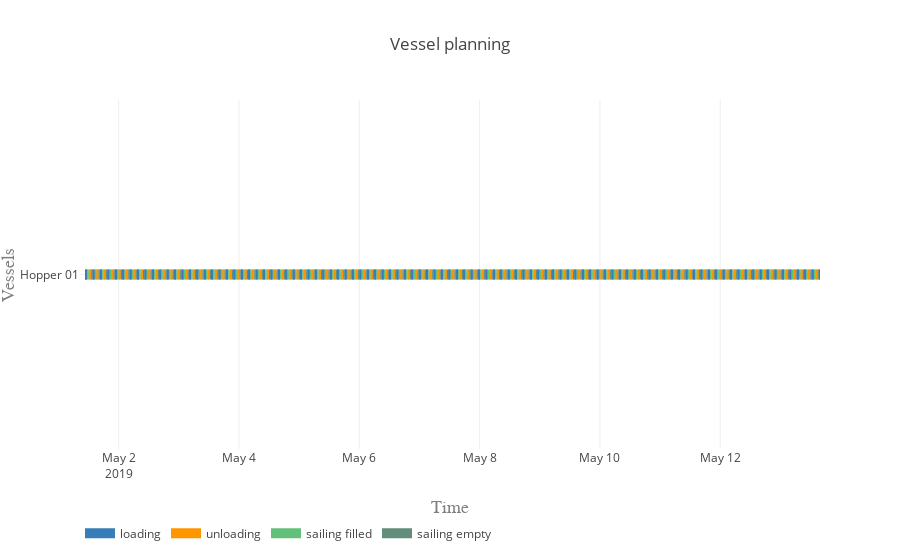

Here is the notebook cell this chart was saved with:
### Markdown cell above
#### Vessel planning

### Code cell
vessels = [hopper]

activities = ['loading', 'unloading', 'sailing filled', 'sailing empty']
colors = {0:'rgb(55,126,184)', 1:'rgb(255,150,0)', 2:'rgb(98, 192, 122)', 3:'rgb(98, 141, 122)'}

plot.vessel_planning(vessels, activities, colors)

### Figure 1 — Plotly figure (JSON) as saved in the notebook; plotly's stock layout.template omitted (floating-point values rounded to 4 significant figures; data arrays with more than 128 entries replaced by an {"elided": "..."} marker saying what was removed)
{"data": [{"connectgaps": false, "hoverinfo": "y+name", "line": {"color": "rgb(55,126,184)", "width": 10}, "mode": "lines", "name": "loading", "type": "scatter", "uid": "9529a85a-ddc6-487a-a079-4ce5a5e05adf", "x": {"elided": "1000 str values"}, "y": {"elided": "1000 str values"}}, {"connectgaps": false, "hoverinfo": "y+name", "line": {"color": "rgb(255,150,0)", "width": 10}, "mode": "lines", "name": "unloading", "type": "scatter", "uid": "95feb5f6-ec0d-49c5-ac65-84efb6bb06aa", "x": {"elided": "1000 str values"}, "y": {"elided": "1000 str values"}}, {"connectgaps": false, "hoverinfo": "y+name", "line": {"color": "rgb(98, 192, 122)", "width": 10}, "mode": "lines", "name": "sailing filled", "type": "scatter", "uid": "df21a515-b6a1-44b9-b322-4e0c4a155b4d", "x": {"elided": "500 str values"}, "y": {"elided": "500 str values"}}, {"connectgaps": false, "hoverinfo": "y+name", "line": {"color": "rgb(98, 141, 122)", "width": 10}, "mode": "lines", "name": "sailing empty", "type": "scatter", "uid": "6fbce5fe-626c-4075-81ac-9aa371d6002c", "x": {"elided": "495 str values"}, "y": {"elided": "495 str values"}}], "layout": {"hovermode": "closest", "legend": {"orientation": "h", "x": 0, "y": -0.2}, "title": "Vessel planning", "xaxis": {"range": ["2019-05-01 08:34:29", "2019-05-13 15:48:51.511561"], "title": "Time", "titlefont": {"color": "#7f7f7f", "family": "Courier New, monospace", "size": 18}}, "yaxis": {"title": "Vessels", "titlefont": {"color": "#7f7f7f", "family": "Courier New, monospace", "size": 18}}}}
